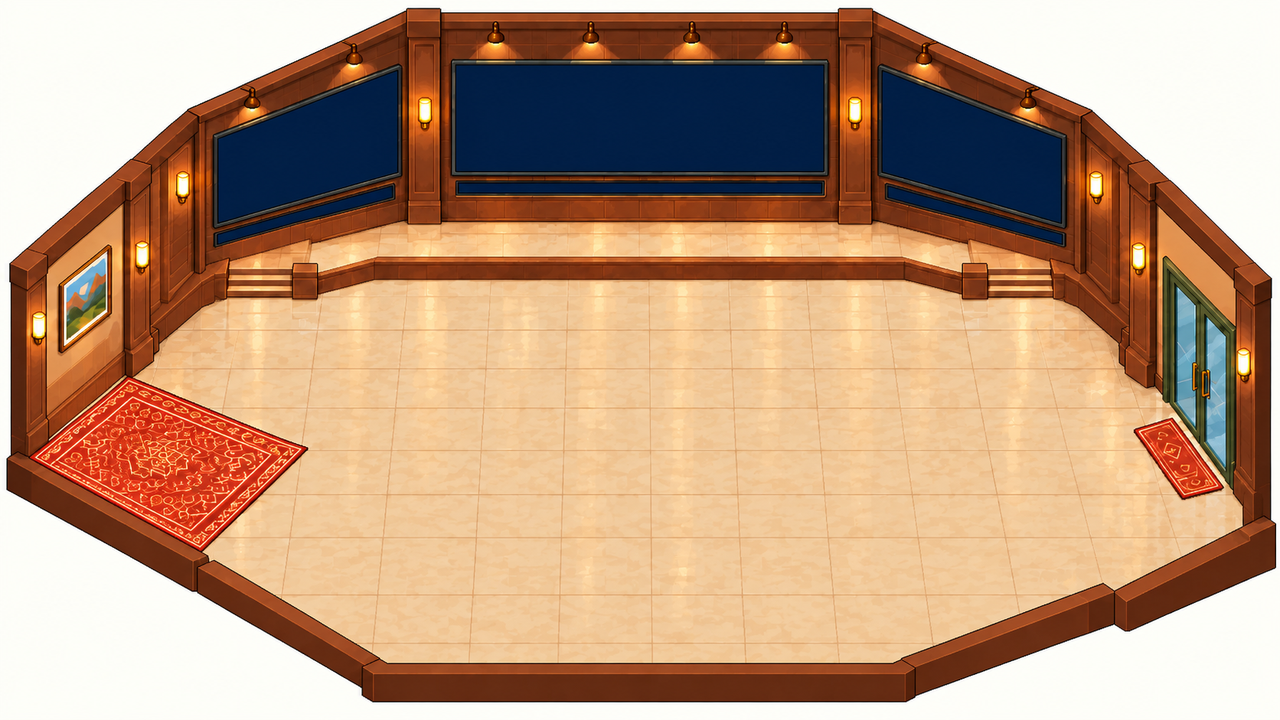
#> input picture art/scenes/lobby-shell-v1.png, 1280 x 720 px
$ python lobby_wings.py
#> lines starting #> are read from the running program, lines starting #| are printed output that depends on the picture; after the words box and inside, x2 and y2 are one past the last pixel; in counts of white or black regions, pixels touching at a corner belong together
"""Redraws the two LED wing screens and the three ticker strips of the lobby shell (scripted, deterministic, no Codex).

  python art/scenes/lobby_wings.py
Reads art/scenes/lobby-shell-v1.png (the first shell), writes assets/scenes/lobby/shell.png and
art/scenes/lobby-wings.json (the measured screen quads, scene px, for scene.json ledWall).
Then: python art/backdrop.py lobby, python art/scene_sheet.py lobby.

Why: in v1 the wing screens were smaller at the outer end (83 px) than at the inner end (101 px), so the outer ends
looked farther away and the wall read convex. The wing top edge follows the ceiling beam and cannot move up, so the
bottom edge is redrawn instead: outer end 88 px, inner end 73 px (ratio 1.2, bow-tie), the outer end is the tall one.
Tickers become 11 px strips (v1: 9 px) parallel to the wing bottom edge.
"""
import json
import os

import numpy as np
from PIL import Image

HERE = os.path.dirname(os.path.abspath(__file__))
ROOT = os.path.dirname(os.path.dirname(HERE))
SRC = os.path.join(HERE, "lobby-shell-v1.png")
DST = os.path.join(ROOT, "assets", "scenes", "lobby", "shell.png")
OUT = os.path.join(HERE, "lobby-wings.json")
W = 1279

# v1 screens measured on lobby-shell-v1.png (tl, tr, br, bl). Left wing as drawn; right wing = mirror image of the left one.
OLD_L = [[218, 139.4], [397, 70.5], [397, 171.7], [218, 222.2]]
OLD_R = [[883, 71.8], [1061, 140.1], [1061, 222.7], [883, 171.6]]
OLD_TICK_L = [[218, 234.5], [392, 186.3], [392, 196.7], [218, 242.7]]
OLD_TICK_R = [[888, 186.7], [1062, 234.9], [1062, 243.7], [888, 196.8]]
B_OUT, B_IN = 227.0, 143.0      # new bottom edge of the navy area: outer end, inner end
TICK_GAP, TICK_H = 12.0, 11.0   # ticker navy top below the screen's navy bottom (5 px bezel + 3 px wood + 3 px bezel + 1), ticker navy height
RINGS = [(5, (13, 9, 6)), (4, (68, 55, 42)), (3, (78, 67, 54)), (2, (70, 64, 58)), (1, (21, 18, 12)), (0, (1, 30, 69))]
TRINGS = [(3, (51, 56, 51)), (2, (21, 18, 17)), (1, (0, 14, 39)), (0, (1, 30, 69))]
NAVY = (1, 30, 69)


def level(q, size, kmax):
    """Ring level of every pixel around quad q: 0 inside, 1..kmax outside (vertical distance to the slanted edges, horizontal to the vertical ones), -1 farther."""
    h, w = size[1], size[0]
    ys, xs = np.mgrid[0:h, 0:w]
    yc, xc = ys + 0.5, xs + 0.5
    (tl, tr, br, bl) = q
    yt = tl[1] + (tr[1] - tl[1]) * (xc - tl[0]) / (tr[0] - tl[0])
    yb = bl[1] + (br[1] - bl[1]) * (xc - bl[0]) / (br[0] - bl[0])
    o = np.maximum.reduce([yt - yc, yc - yb, tl[0] - xc, xc - tr[0]])
    lv = np.where(o <= 0, 0, np.ceil(o)).astype(int)
    lv[lv > kmax] = -1
    return lv


def paint(out, lv, table, sel=None):
    for k, col in table:
        m = lv == k
        if sel is not None:
            m &= sel
        out[m] = col


def line_y(a, b, x):
    return a[1] + (b[1] - a[1]) * (x - a[0]) / (b[0] - a[0])


def wing(img, old, oldt):
    """img: RGB numpy array, left-wing orientation (outer end at the left). Returns (new screen quad, new ticker quad)."""
    h, w, _ = img.shape
    size = (w, h)
    tl, tr, br, bl = old
    nbr, nbl = [tr[0], B_IN], [tl[0], B_OUT]
    new = [tl, tr, nbr, nbl]
    b = lambda x: line_y(nbl, nbr, x)
    t0, t1 = oldt[0][0], oldt[1][0]
    tq = [[t0, b(t0) + TICK_GAP], [t1, b(t1) + TICK_GAP], [t1, b(t1) + TICK_GAP + TICK_H], [t0, b(t0) + TICK_GAP + TICK_H]]
    old_m = (level(old, size, 8) >= 0) | (level(oldt, size, 9) >= 0)
    new_m = (level(new, size, 5) >= 0) | (level(tq, size, 3) >= 0)
    # 1. wipe: wood between the wood under the old screen and the wood under the old ticker, per column
    ys, xs = np.mgrid[0:h, 0:w]
    wipe = old_m & ~new_m
    out = img.copy()
    for x in range(w):
        col = np.where(wipe[:, x])[0]
        if not len(col):
            continue
        xc = min(max(x, t0), t1)
        y_gap = int(line_y(old[3], old[2], min(max(x, old[0][0]), old[1][0]))) + 8
        y_low = int(line_y(oldt[3], oldt[2], xc)) + 8
        c_gap = img[y_gap, max(x - 12, 0):x + 13].astype(float).mean(axis=0)
        c_low = img[y_low, max(x - 12, 0):x + 13].astype(float).mean(axis=0)
        for y in col:
            t = min(max((y - y_gap) / max(1, y_low - y_gap), 0), 1)
            out[y, x] = np.round(c_gap * (1 - t) + c_low * t)
    # 2. screen: new rings where the old ones do not fit (outside the old shape, or on the bottom band); the old top edge stays
    lv = level(new, size, 5)
    bot = ys >= (nbl[1] + (nbr[1] - nbl[1]) * (xs - nbl[0]) / (nbr[0] - nbl[0])) - 6
    top = ys < (tl[1] + (tr[1] - tl[1]) * (xs - tl[0]) / (tr[0] - tl[0])) + 6
    paint(out, lv, RINGS, ((level(old, size, 5) < 0) | bot) & ~top)
    # 3. ticker: three-pixel bezel, navy strip, parallel to the screen's bottom edge
    paint(out, level(tq, size, 3), TRINGS)
    return out, new, tq


def centre_ticker(arr, x0=459, x1=821, y0=183, y1=196):
    q = [[x0, y0], [x1, y0], [x1, y1], [x0, y1]]
    paint(arr, level(q, (arr.shape[1], arr.shape[0]), 3), TRINGS)
    return arr, q


def mirror_q(q):
    return [[W - p[0], p[1]] for p in (q[1], q[0], q[3], q[2])]


def main():
    arr = np.array(Image.open(SRC).convert("RGB"))
#> arr is the input picture: shape (720, 1280, 3); mean R, G, B 190, 154.6, 127.3
    arr, left, tleft = wing(arr, OLD_L, OLD_TICK_L)
#> after the loop in wing, `for x in range(w):`: out: shape (720, 1280, 3); 0.59% of pixels changed, all inside (x1, y1, x2, y2) = (209, 60, 405, 254)
#> after the loop in paint, `for k, col in table:`: m: shape (720, 1280) bool; 0.1% white; 1 white region, box (x1, y1, x2, y2) and area: (218, 138, 397, 227) 943
#> after the loop in paint, `for k, col in table:`: out: shape (720, 1280, 3); mean R, G, B 190.2, 154.7, 127.2
#> after the loop in paint (call 2), `for k, col in table:`: m: shape (720, 1280) bool; 0.21% white; 1 white region, box (x1, y1, x2, y2) and area: (218, 158, 392, 250) 1914
#> after the loop in paint (call 2), `for k, col in table:`:
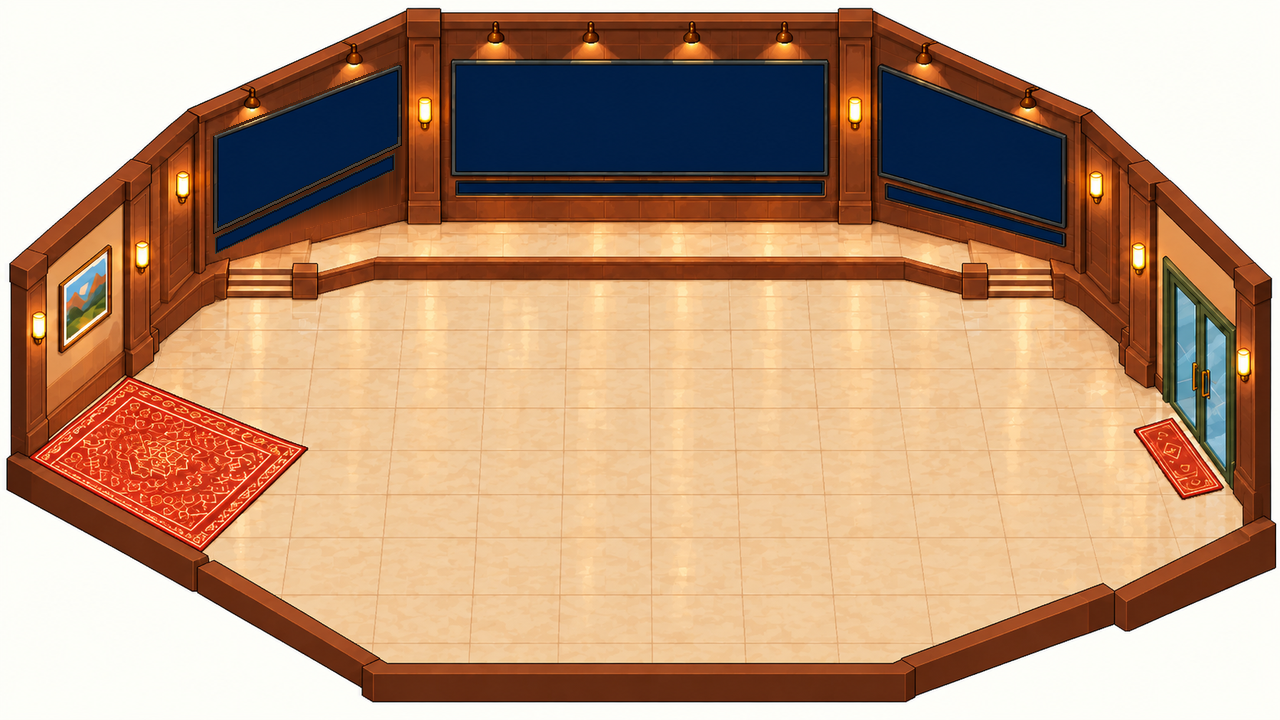
#> out: shape (720, 1280, 3); mean R, G, B 190.2, 154.6, 127.2
#> left = [[218, 139.4], [397, 70.5], [397, 143], [218, 227]]; tleft = [[218, 239], [392, 157.3], [392, 168.3], [218, 250]]
    flipped = arr[:, ::-1].copy()
    flipped, rm, trm = wing(flipped, mirror_q(OLD_R), mirror_q(OLD_TICK_R))
#> after the loop in wing (call 2), `for x in range(w):`: out: shape (720, 1280, 3); mean R, G, B 190.4, 154.7, 127.1
#> after the loop in paint (call 3), `for k, col in table:`: m: shape (720, 1280) bool; 0.1% white; 1 white region, box (x1, y1, x2, y2) and area: (218, 138, 396, 227) 938
#> after the loop in paint (call 3), `for k, col in table:`:
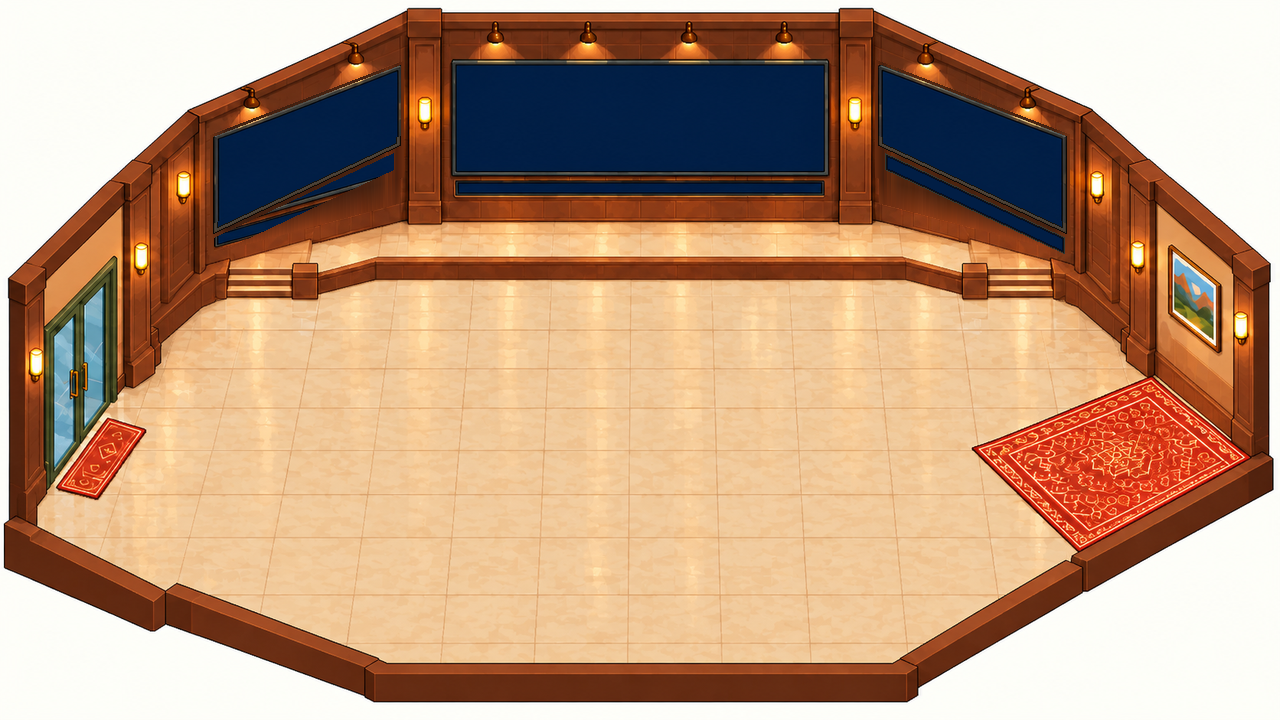
#> out: shape (720, 1280, 3); mean R, G, B 190.4, 154.7, 127
#> after the loop in paint (call 4), `for k, col in table:`: m: shape (720, 1280) bool; 0.21% white; 1 white region, box (x1, y1, x2, y2) and area: (217, 158, 391, 250) 1914
#> after the loop in paint (call 4), `for k, col in table:`:
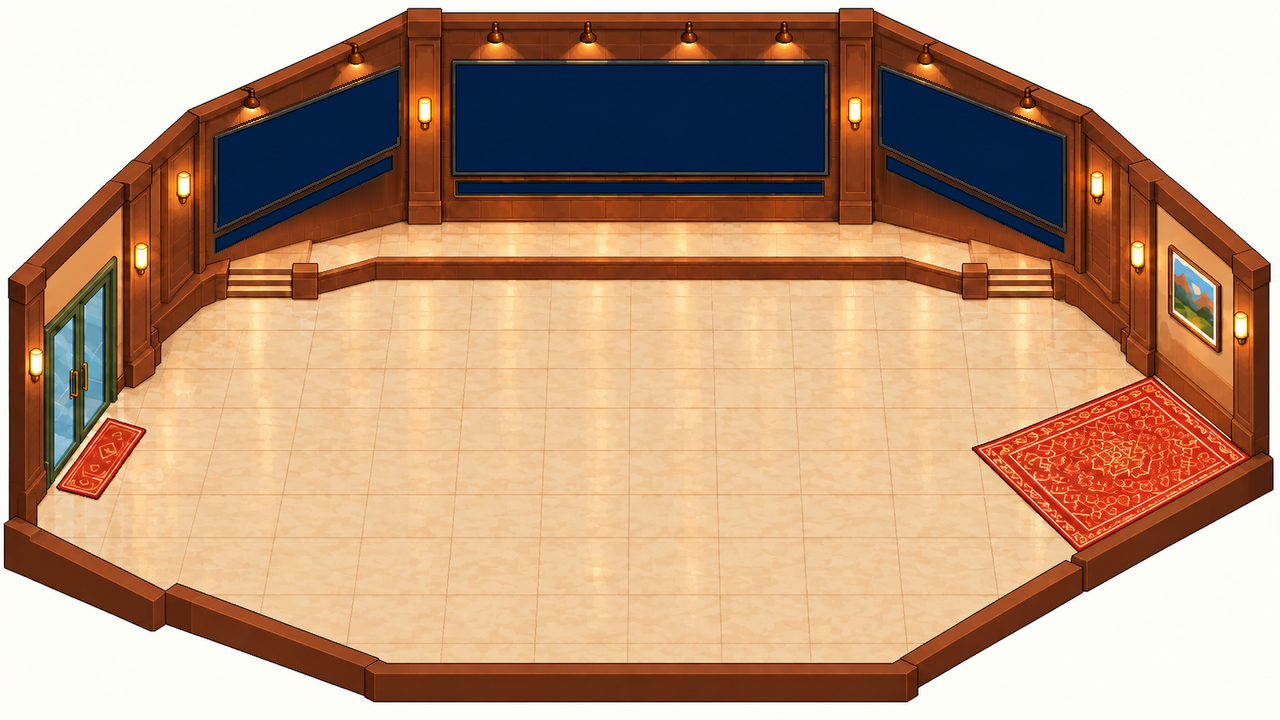
#> out: shape (720, 1280, 3); 0.32% of pixels changed, all inside (x1, y1, x2, y2) = (214, 153, 394, 255)
#> rm = [[218, 140.1], [396, 71.8], [396, 143], [218, 227]]; trm = [[217, 239.5], [391, 157.4], [391, 168.4], [217, 250.5]]
    arr = flipped[:, ::-1].copy()
    right, tright = mirror_q(rm), mirror_q(trm)
#> right = [[883, 71.8], [1061, 140.1], [1061, 227], [883, 143]]; tright = [[888, 157.4], [1062, 239.5], [1062, 250.5], [888, 168.4]]
    arr, tc = centre_ticker(arr)
#> after the loop in paint (call 5), `for k, col in table:`:
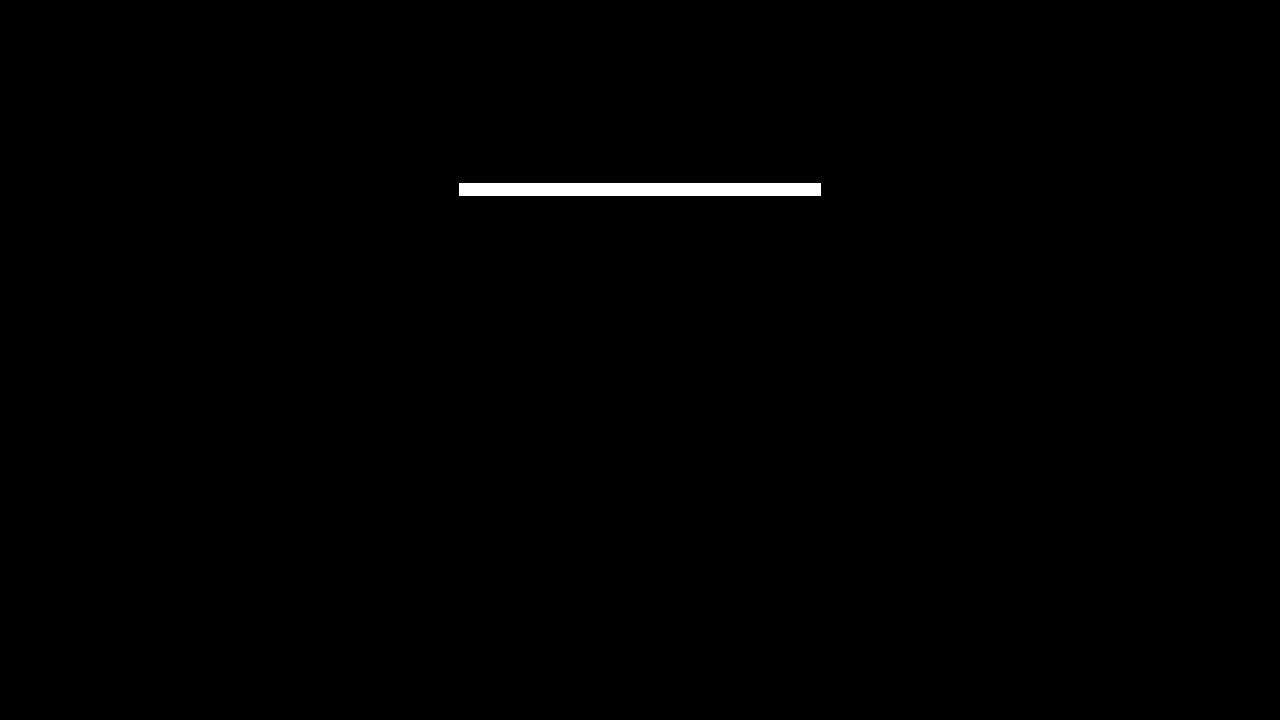
#> m: shape (720, 1280) bool; 0.51% white; 1 white region, box (x1, y1, x2, y2) and area: (459, 183, 821, 196) 4706
#> tc = [[459, 183], [821, 183], [821, 196], [459, 196]]
    Image.fromarray(arr).save(DST)
    rnd = lambda q: [[round(p[0], 1), round(p[1], 1)] for p in q]
    json.dump({"left": rnd(left), "right": rnd(right), "tickerLeft": rnd(tleft), "tickerRight": rnd(tright), "tickerCenter": tc}, open(OUT, "w"))
    print(open(OUT).read())


if __name__ == "__main__":
    main()
